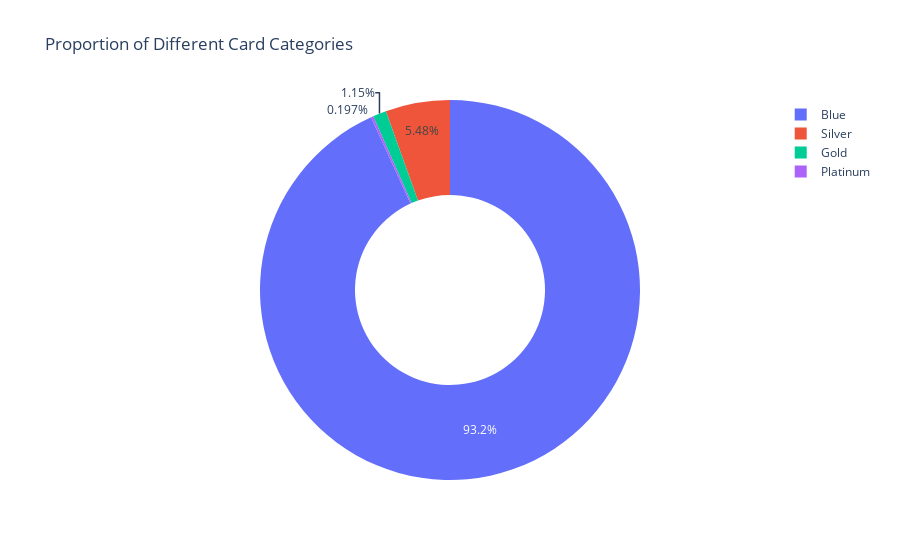

The code cell stored with this chart in its notebook:
### Markdown cell above
고객들의 수입 $40K가 35.2%를 차지하고 있다. 가장 높은 120K 이상은 7.18%

### Code cell
ex.pie(df, names='Card_Category', title = 'Proportion of Different Card Categories', hole = 0.5)

### Figure 1 — Plotly figure (JSON) as saved in the notebook; plotly's stock layout.template omitted (floating-point values rounded to 4 significant figures; data arrays with more than 128 entries replaced by an {"elided": "..."} marker saying what was removed)
{"data": [{"domain": {"x": [0, 1], "y": [0, 1]}, "hole": 0.5, "hovertemplate": "Card_Category=%{label}<extra></extra>", "labels": {"elided": "10127 str values"}, "legendgroup": "", "name": "", "showlegend": true, "type": "pie"}], "layout": {"autosize": true, "legend": {"tracegroupgap": 0}, "title": {"text": "Proportion of Different Card Categories"}}}
